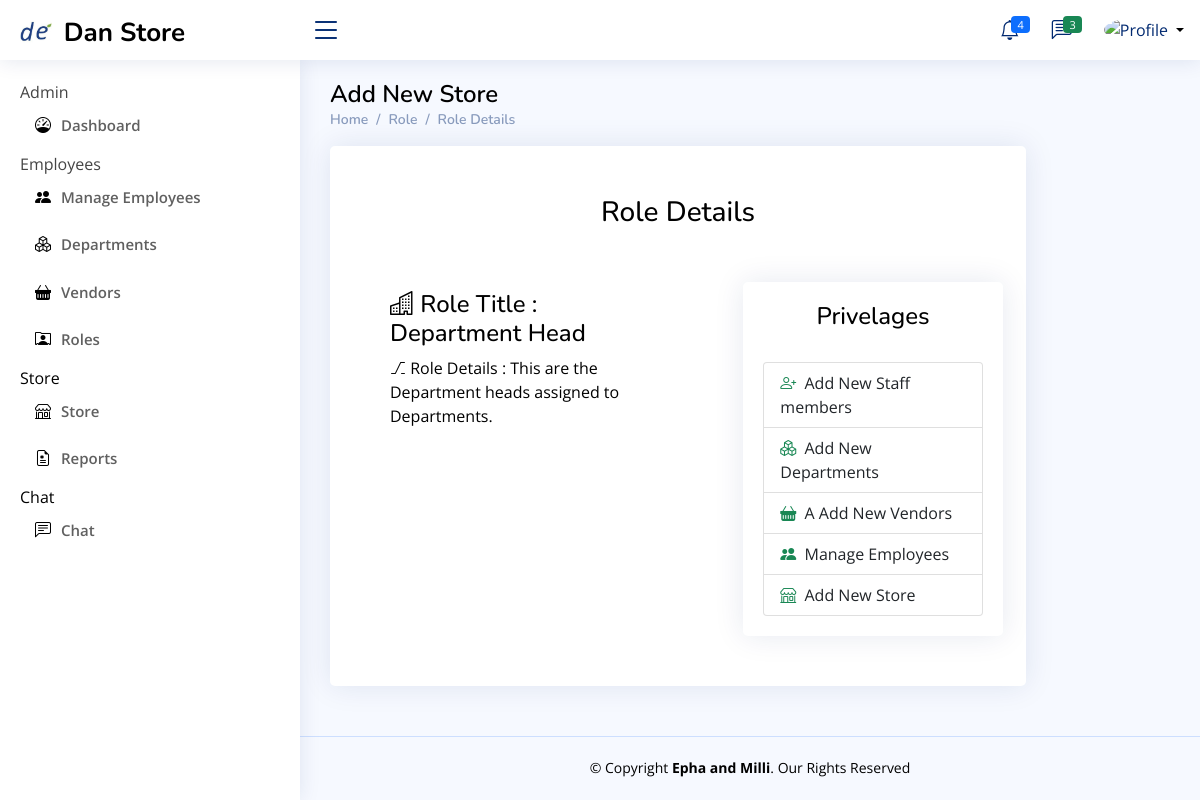
/comp-admin/role-details/1, run on the app's committed database.
### Store_manager/models.py (models this page shows, shortened)
class allRole(models.Model):
    roleName = models.CharField(max_length=100,null=False)
    roleMembers = models.IntegerField(null=False, blank=False)
    roleDetails = models.TextField(null=True,blank=True)

### Company_Admin/views.py (the view)
# urls.py: path('role-details/<int:id>',views.role_details,name='role-details'),
def role_details(request,id):
    selectedRole = allRole.objects.get(pk=id)
    context={
        'selectedRole': selectedRole
    }
    return render(request, 'Company_Admin/Role/role_details.html',context)

### Templates/Company_Admin/Role/role_details.html
{% extends 'Company_Admin/base.html' %} {% block admin %}
<main id="main" class="main">
  <div class="pagetitle">
    <h1 style="color: black">Add New Store</h1>
    <nav>
      <ol class="breadcrumb">
        <li class="breadcrumb-item">
          <a href="{% url 'admin-dashboard' %}">Home</a>
        </li>
        <li class="breadcrumb-item">
          <a href="{% url 'role' %}">Role</a>
        </li>
        <li class="breadcrumb-item">Role Details</li>
      </ol>
    </nav>
  </div>
  <section class="section">
    <div class="row">
      <div class="col-lg-10">
        <div class="card">
          <div class="card-body">
            <div class="card-title">
              <h3
                style="
                  color: black;
                  display: flex;
                  justify-content: center;
                  margin: 30px;
                "
              >
                Role Details
              </h3>
            </div>
            <div class="row">
              <div class="col-lg-5" style="margin-left: 40px">
                <h4 style="color: black; margin: 8px 0">
                  <i class="bi bi-building"></i> Role Title :
                  {{selectedRole.roleName}}
                </h4>
                <span style="color: black; margin: 8px 0">
                  <i class="bi bi-alt"></i> Role Details :
                  {{selectedRole.roleDetails}}
                </span>
              </div>
              <div class="col-lg-5">
                <div>
                  <div class="card col-lg-12" style="margin-left: 70px">
                    <div class="card-body">
                      <div
                        class="card-title"
                        style="display: flex; justify-content: center"
                      >
                        <h4 style="color: black">Privelages</h4>
                      </div>
                      <ul class="list-group">
                        <li class="list-group-item">
                          <i class="bi bi-person-plus me-1 text-success"></i>
                          Add New Staff members
                        </li>
                        <li class="list-group-item">
                          <i class="bi bi-boxes me-1 text-success"></i> Add New
                          Departments
                        </li>
                        <li class="list-group-item">
                          <i class="bi bi-basket-fill me-1 text-success"></i> A
                          Add New Vendors
                        </li>
                        <li class="list-group-item">
                          <i class="bi bi-people-fill me-1 text-success"></i>
                          Manage Employees
                        </li>
                        <li class="list-group-item">
                          <i class="bi bi-shop me-1 text-success"></i>
                          Add New Store
                        </li>
                      </ul>
                    </div>
                  </div>
                </div>
              </div>
            </div>
          </div>
        </div>
      </div>
    </div>
  </section>
</main>
{% endblock %}

### static/assets/css/style.css (style rules this page uses)
:root { scroll-behavior: smooth; }
body { font-family: "Open Sans", sans-serif; background: #f6f9ff; color: #444444; }
a { color: #4154f1; text-decoration: none; }
h1, h2, h3, h4, h5, h6 { font-family: "Nunito", sans-serif; }
#main { margin-top: 60px; padding: 20px 30px; transition: all 0.3s; }
.pagetitle { margin-bottom: 10px; }
.pagetitle h1 { font-size: 24px; margin-bottom: 0; font-weight: 600; color: #012970; }
.card { margin-bottom: 30px; border: none; border-radius: 5px; box-shadow: 0px 0 30px rgba(1, 41, 112, 0.1); }
.card-title { padding: 20px 0 15px 0; font-size: 18px; font-weight: 500; color: #012970; font-family: "Poppins", sans-serif; }
.card-body { padding: 0 20px 20px 20px; }
.breadcrumb { font-size: 14px; font-family: "Nunito", sans-serif; color: #899bbd; font-weight: 600; }
.breadcrumb a { color: #899bbd; transition: 0.3s; }
.breadcrumb .breadcrumb-item::before { color: #899bbd; }
@media (min-width: 1200px) { #main, #footer { margin-left: 300px; } }

### data on the page
allRole: roleName "Department Head", roleDetails "This are the Department heads assigned to Departments."
